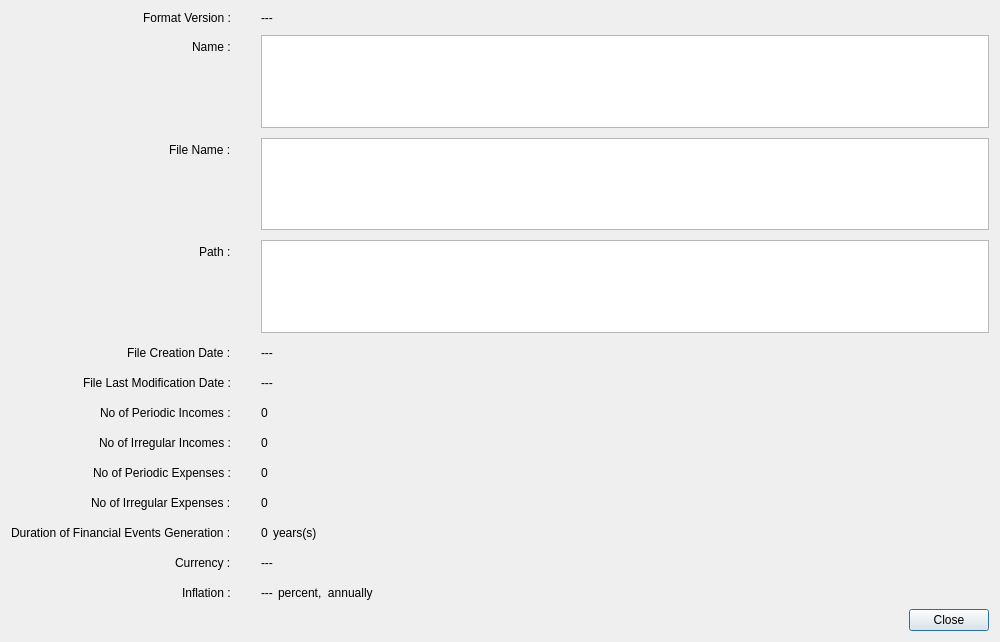
<?xml version="1.0" encoding="UTF-8"?>
<ui version="4.0">
 <class>ScenarioPropertiesDialog</class>
 <widget class="QDialog" name="ScenarioPropertiesDialog">
  <property name="geometry">
   <rect>
    <x>0</x>
    <y>0</y>
    <width>1000</width>
    <height>642</height>
   </rect>
  </property>
  <property name="windowTitle">
   <string>Scenario Properties</string>
  </property>
  <layout class="QVBoxLayout" name="verticalLayout_2">
   <item>
    <layout class="QVBoxLayout" name="verticalLayout">
     <item>
      <layout class="QFormLayout" name="formLayout">
       <property name="fieldGrowthPolicy">
        <enum>QFormLayout::FieldGrowthPolicy::ExpandingFieldsGrow</enum>
       </property>
       <property name="labelAlignment">
        <set>Qt::AlignmentFlag::AlignRight|Qt::AlignmentFlag::AlignTrailing|Qt::AlignmentFlag::AlignVCenter</set>
       </property>
       <property name="horizontalSpacing">
        <number>30</number>
       </property>
       <property name="verticalSpacing">
        <number>10</number>
       </property>
       <item row="0" column="0">
        <widget class="QLabel" name="label_12">
         <property name="text">
          <string>Format Version :</string>
         </property>
        </widget>
       </item>
       <item row="1" column="0">
        <widget class="QLabel" name="label">
         <property name="text">
          <string>Name :</string>
         </property>
        </widget>
       </item>
       <item row="1" column="1">
        <layout class="QHBoxLayout" name="horizontalLayout_3">
         <item>
          <widget class="QPlainTextEdit" name="namePlainTextEdit">
           <property name="readOnly">
            <bool>true</bool>
           </property>
          </widget>
         </item>
        </layout>
       </item>
       <item row="2" column="0">
        <widget class="QLabel" name="label_2">
         <property name="text">
          <string>File Name :</string>
         </property>
        </widget>
       </item>
       <item row="2" column="1">
        <layout class="QHBoxLayout" name="horizontalLayout_4">
         <item>
          <widget class="QPlainTextEdit" name="filenamePlainTextEdit">
           <property name="readOnly">
            <bool>true</bool>
           </property>
          </widget>
         </item>
        </layout>
       </item>
       <item row="3" column="0">
        <widget class="QLabel" name="label_3">
         <property name="text">
          <string>Path :</string>
         </property>
        </widget>
       </item>
       <item row="3" column="1">
        <layout class="QHBoxLayout" name="horizontalLayout_5">
         <item>
          <widget class="QPlainTextEdit" name="pathPlainTextEdit">
           <property name="readOnly">
            <bool>true</bool>
           </property>
          </widget>
         </item>
        </layout>
       </item>
       <item row="4" column="0">
        <widget class="QLabel" name="label_8">
         <property name="text">
          <string>File Creation Date :</string>
         </property>
        </widget>
       </item>
       <item row="4" column="1">
        <layout class="QHBoxLayout" name="horizontalLayout_6">
         <item>
          <widget class="QLabel" name="fileCreationDateLabel">
           <property name="text">
            <string>---</string>
           </property>
          </widget>
         </item>
         <item>
          <spacer name="horizontalSpacer_4">
           <property name="orientation">
            <enum>Qt::Orientation::Horizontal</enum>
           </property>
           <property name="sizeHint" stdset="0">
            <size>
             <width>40</width>
             <height>20</height>
            </size>
           </property>
          </spacer>
         </item>
        </layout>
       </item>
       <item row="5" column="0">
        <widget class="QLabel" name="label_9">
         <property name="text">
          <string>File Last Modification Date :</string>
         </property>
        </widget>
       </item>
       <item row="5" column="1">
        <layout class="QHBoxLayout" name="horizontalLayout_7">
         <item>
          <widget class="QLabel" name="fileModifDateLabel">
           <property name="text">
            <string>---</string>
           </property>
          </widget>
         </item>
         <item>
          <spacer name="horizontalSpacer_5">
           <property name="orientation">
            <enum>Qt::Orientation::Horizontal</enum>
           </property>
           <property name="sizeHint" stdset="0">
            <size>
             <width>40</width>
             <height>20</height>
            </size>
           </property>
          </spacer>
         </item>
        </layout>
       </item>
       <item row="6" column="0">
        <widget class="QLabel" name="label_4">
         <property name="text">
          <string>No of Periodic Incomes :</string>
         </property>
        </widget>
       </item>
       <item row="6" column="1">
        <layout class="QHBoxLayout" name="horizontalLayout_13">
         <item>
          <widget class="QLabel" name="noPeriodicIncomesLabel">
           <property name="text">
            <string>0</string>
           </property>
          </widget>
         </item>
         <item>
          <spacer name="horizontalSpacer_6">
           <property name="orientation">
            <enum>Qt::Orientation::Horizontal</enum>
           </property>
           <property name="sizeHint" stdset="0">
            <size>
             <width>40</width>
             <height>20</height>
            </size>
           </property>
          </spacer>
         </item>
        </layout>
       </item>
       <item row="7" column="0">
        <widget class="QLabel" name="label_5">
         <property name="text">
          <string>No of Irregular Incomes :</string>
         </property>
        </widget>
       </item>
       <item row="7" column="1">
        <layout class="QHBoxLayout" name="horizontalLayout_14">
         <item>
          <widget class="QLabel" name="noIrregularIncomesLabel">
           <property name="text">
            <string>0</string>
           </property>
          </widget>
         </item>
         <item>
          <spacer name="horizontalSpacer_7">
           <property name="orientation">
            <enum>Qt::Orientation::Horizontal</enum>
           </property>
           <property name="sizeHint" stdset="0">
            <size>
             <width>40</width>
             <height>20</height>
            </size>
           </property>
          </spacer>
         </item>
        </layout>
       </item>
       <item row="8" column="0">
        <widget class="QLabel" name="label_6">
         <property name="text">
          <string>No of Periodic Expenses :</string>
         </property>
        </widget>
       </item>
       <item row="8" column="1">
        <layout class="QHBoxLayout" name="horizontalLayout_15">
         <item>
          <widget class="QLabel" name="noPeriodicExpensesLabel">
           <property name="text">
            <string>0</string>
           </property>
          </widget>
         </item>
         <item>
          <spacer name="horizontalSpacer_8">
           <property name="orientation">
            <enum>Qt::Orientation::Horizontal</enum>
           </property>
           <property name="sizeHint" stdset="0">
            <size>
             <width>40</width>
             <height>20</height>
            </size>
           </property>
          </spacer>
         </item>
        </layout>
       </item>
       <item row="9" column="0">
        <widget class="QLabel" name="label_7">
         <property name="text">
          <string>No of Irregular Expenses :</string>
         </property>
        </widget>
       </item>
       <item row="9" column="1">
        <layout class="QHBoxLayout" name="horizontalLayout_12">
         <item>
          <widget class="QLabel" name="noIrregularExpensesLabel">
           <property name="text">
            <string>0</string>
           </property>
          </widget>
         </item>
         <item>
          <spacer name="horizontalSpacer_9">
           <property name="orientation">
            <enum>Qt::Orientation::Horizontal</enum>
           </property>
           <property name="sizeHint" stdset="0">
            <size>
             <width>40</width>
             <height>20</height>
            </size>
           </property>
          </spacer>
         </item>
        </layout>
       </item>
       <item row="11" column="0">
        <widget class="QLabel" name="label_10">
         <property name="text">
          <string>Currency :</string>
         </property>
        </widget>
       </item>
       <item row="11" column="1">
        <layout class="QHBoxLayout" name="horizontalLayout_16">
         <item>
          <widget class="QLabel" name="currencyLabel">
           <property name="text">
            <string>---</string>
           </property>
          </widget>
         </item>
         <item>
          <spacer name="horizontalSpacer_10">
           <property name="orientation">
            <enum>Qt::Orientation::Horizontal</enum>
           </property>
           <property name="sizeHint" stdset="0">
            <size>
             <width>40</width>
             <height>20</height>
            </size>
           </property>
          </spacer>
         </item>
        </layout>
       </item>
       <item row="12" column="0">
        <widget class="QLabel" name="label_11">
         <property name="text">
          <string>Inflation :</string>
         </property>
        </widget>
       </item>
       <item row="12" column="1">
        <layout class="QHBoxLayout" name="horizontalLayout_17">
         <item>
          <widget class="QLabel" name="inflationLabel">
           <property name="text">
            <string>---</string>
           </property>
          </widget>
         </item>
         <item>
          <spacer name="horizontalSpacer_12">
           <property name="orientation">
            <enum>Qt::Orientation::Horizontal</enum>
           </property>
           <property name="sizeType">
            <enum>QSizePolicy::Policy::Fixed</enum>
           </property>
           <property name="sizeHint" stdset="0">
            <size>
             <width>5</width>
             <height>20</height>
            </size>
           </property>
          </spacer>
         </item>
         <item>
          <widget class="QLabel" name="label_15">
           <property name="text">
            <string>percent,  annually</string>
           </property>
          </widget>
         </item>
         <item>
          <spacer name="horizontalSpacer_11">
           <property name="orientation">
            <enum>Qt::Orientation::Horizontal</enum>
           </property>
           <property name="sizeHint" stdset="0">
            <size>
             <width>40</width>
             <height>20</height>
            </size>
           </property>
          </spacer>
         </item>
        </layout>
       </item>
       <item row="0" column="1">
        <layout class="QHBoxLayout" name="horizontalLayout_19">
         <item>
          <widget class="QLabel" name="formatVersionLabel">
           <property name="toolTip">
            <string>&lt;html&gt;&lt;head/&gt;&lt;body&gt;&lt;p&gt;Version of the file format used for the content of a scenario file.&lt;/p&gt;&lt;/body&gt;&lt;/html&gt;</string>
           </property>
           <property name="text">
            <string>---</string>
           </property>
          </widget>
         </item>
        </layout>
       </item>
       <item row="10" column="0">
        <widget class="QLabel" name="label_13">
         <property name="text">
          <string>Duration of Financial Events Generation :</string>
         </property>
        </widget>
       </item>
       <item row="10" column="1">
        <layout class="QHBoxLayout" name="horizontalLayout">
         <item>
          <widget class="QLabel" name="feGenerationDurationLabel">
           <property name="text">
            <string>0</string>
           </property>
          </widget>
         </item>
         <item>
          <spacer name="horizontalSpacer_2">
           <property name="orientation">
            <enum>Qt::Orientation::Horizontal</enum>
           </property>
           <property name="sizeType">
            <enum>QSizePolicy::Policy::Fixed</enum>
           </property>
           <property name="sizeHint" stdset="0">
            <size>
             <width>5</width>
             <height>20</height>
            </size>
           </property>
          </spacer>
         </item>
         <item>
          <widget class="QLabel" name="label_14">
           <property name="text">
            <string>years(s)</string>
           </property>
          </widget>
         </item>
         <item>
          <spacer name="horizontalSpacer_3">
           <property name="orientation">
            <enum>Qt::Orientation::Horizontal</enum>
           </property>
           <property name="sizeHint" stdset="0">
            <size>
             <width>40</width>
             <height>20</height>
            </size>
           </property>
          </spacer>
         </item>
        </layout>
       </item>
      </layout>
     </item>
     <item>
      <spacer name="verticalSpacer">
       <property name="orientation">
        <enum>Qt::Orientation::Vertical</enum>
       </property>
       <property name="sizeType">
        <enum>QSizePolicy::Policy::Expanding</enum>
       </property>
       <property name="sizeHint" stdset="0">
        <size>
         <width>20</width>
         <height>20</height>
        </size>
       </property>
      </spacer>
     </item>
     <item>
      <layout class="QHBoxLayout" name="horizontalLayout_2">
       <item>
        <spacer name="horizontalSpacer">
         <property name="orientation">
          <enum>Qt::Orientation::Horizontal</enum>
         </property>
         <property name="sizeHint" stdset="0">
          <size>
           <width>40</width>
           <height>20</height>
          </size>
         </property>
        </spacer>
       </item>
       <item>
        <widget class="QPushButton" name="closePushButton">
         <property name="text">
          <string>Close</string>
         </property>
        </widget>
       </item>
      </layout>
     </item>
    </layout>
   </item>
  </layout>
 </widget>
 <resources/>
 <connections/>
</ui>
